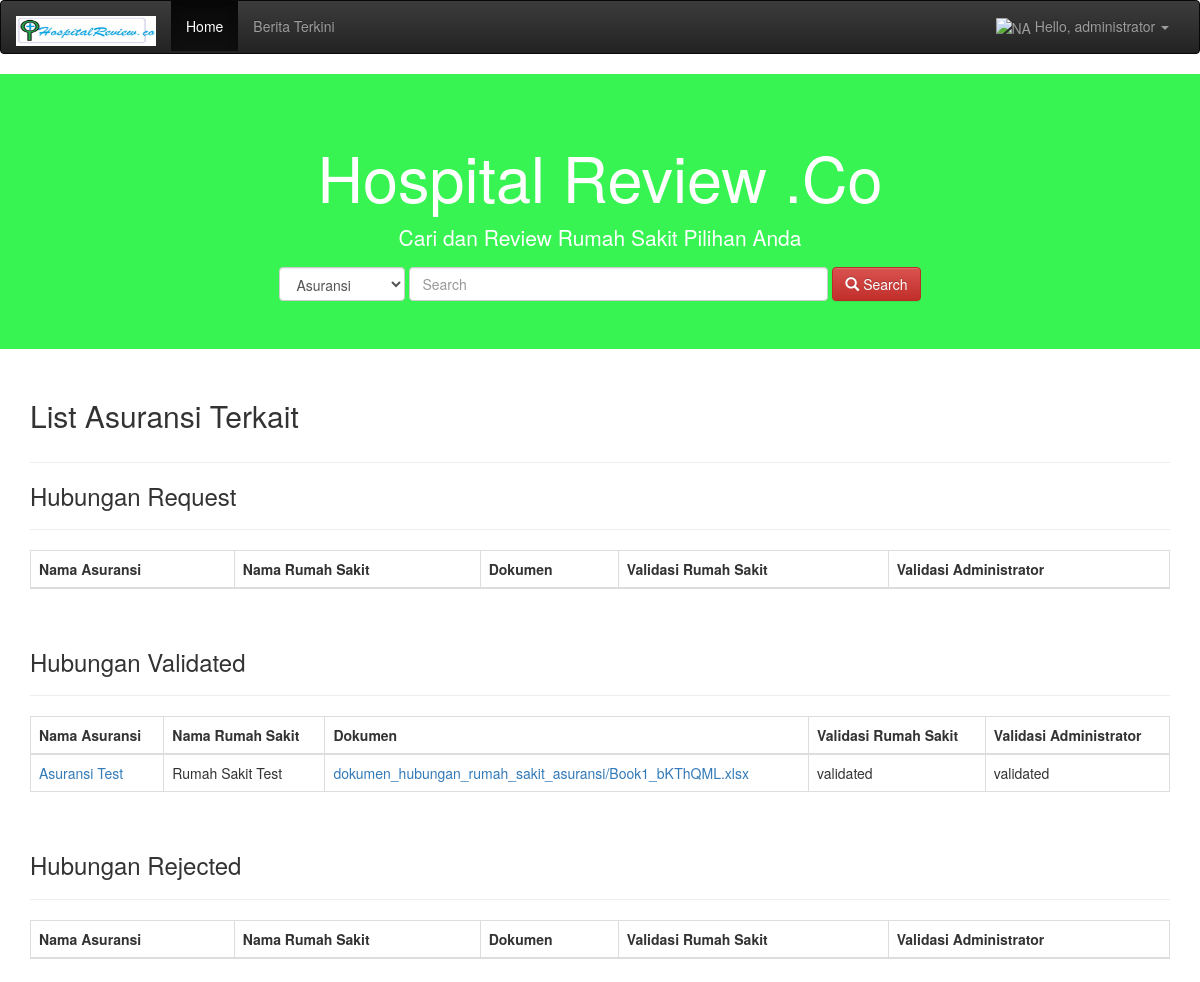
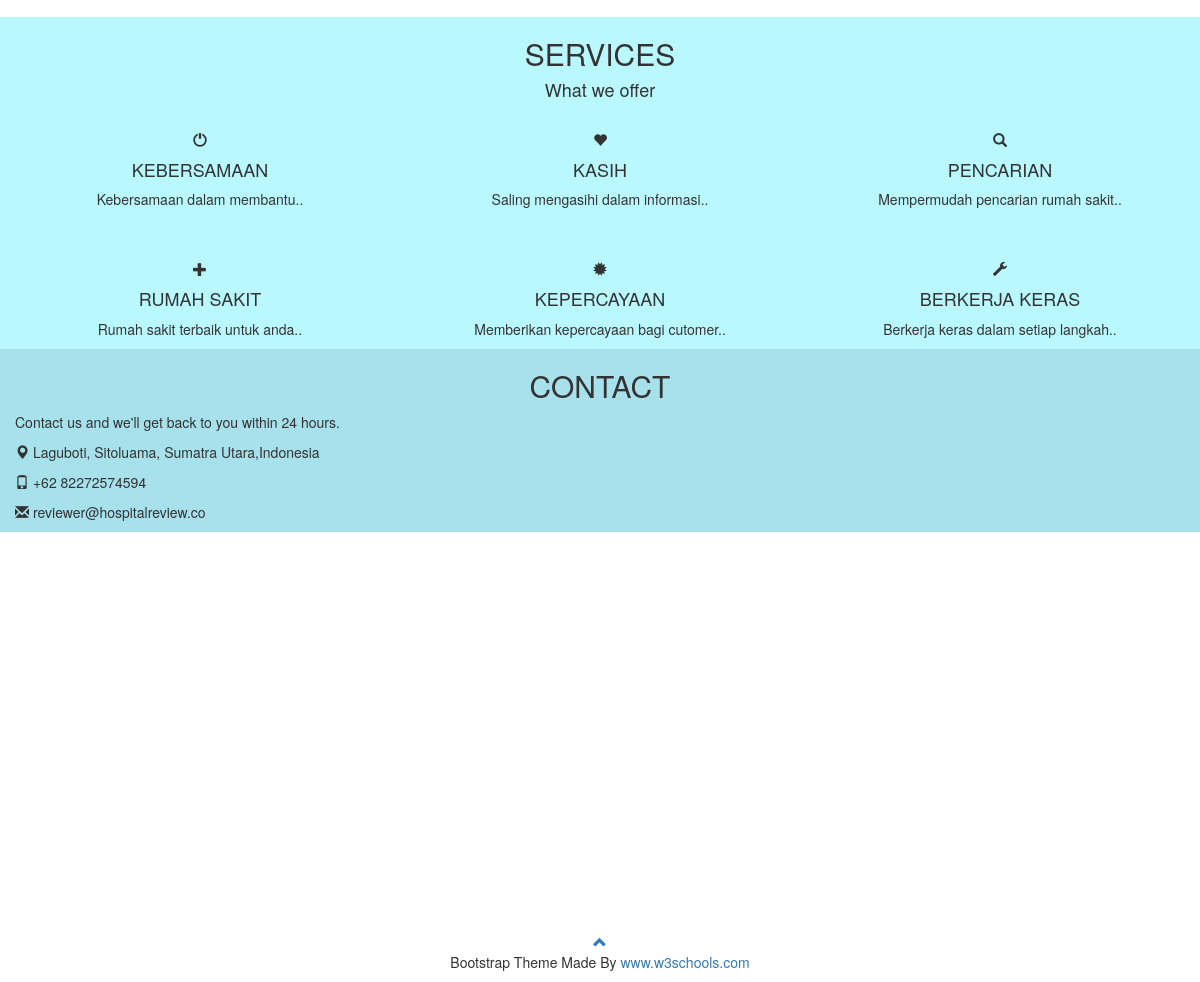
The page /home/admin/hubungan_rumah_sakit_asuransi/all/list/ (signed in) on the database its author committed (2 pictures, top to bottom).
### asuransi/models.py (models this page shows, shortened)
class HubunganRumahSakitAsuransi(models.Model):
    STATUS_CHOICES = (
        ('rejected', 'Rejected'),
        ('validated', 'Validated'),
        ('request', 'Request')
    )
    asuransi = models.ForeignKey(Asuransi, related_name='hubungan_rumah_sakit_asuransis')
    rumah_sakit = models.ForeignKey(RumahSakit, related_name='hubungan_rumah_sakit_asuransis')
    dokumen = models.FileField(upload_to='dokumen_hubungan_rumah_sakit_asuransi', blank=True)
    administrator = models.ForeignKey(Administrator, related_name='hubungan_rumah_sakit_asuransis', null=True)
    status_validasi_rumah_sakit = models.CharField(max_length=50, choices=STATUS_CHOICES, default='request')
    status_validasi_administrator = models.CharField(max_length=50, choices=STATUS_CHOICES, default='request')
    waktu_validasi = models.DateTimeField(blank=True, null=True)

class Asuransi(models.Model):
    STATUS_CHOICES = (
        ('rejected', 'Rejected'),
        ('validated', 'Validated'),
        ('request', 'Request')
    )
    akun = models.ForeignKey(Akun, related_name='asuransis')
    nama = models.CharField(max_length=100, unique=True)
    url_website = models.CharField(max_length=400)
    dokumen = models.FileField(upload_to='dokumen_asuransi', blank=True)
    foto_profil = models.ImageField(upload_to='foto_profil_asuransi', blank=True)
    nomor_telepon = models.CharField(max_length=20)
    status_validasi = models.CharField(max_length=50, choices=STATUS_CHOICES, default='request')
    waktu_validasi = models.DateTimeField(blank=True, null=True)
    administrator = models.ForeignKey(Administrator, blank=True, null=True, default=1, related_name='asuransis')

### rumah_sakit/models.py (models this page shows, shortened)
class RumahSakit(models.Model):
    STATUS_CHOICES = (
        ('request','Request'),
        ('validated','Validated'),
        ('rejected','Rejected')
    )
    STATUS_CHOICES_KELAS = (
        ('A', 'A'),
        ('B', 'B'),
        ('C', 'C')
    )
    nama = models.CharField(max_length=100)
    akun = models.ForeignKey(Akun)
    foto_profil = models.ImageField(upload_to='foto_profil_rumah_sakit', blank=True)
    dokumen = models.FileField(upload_to='dokumen_rumah_sakit', blank=True)
    url_website = models.CharField(max_length=400, null=True)
    provinsi = models.CharField(max_length=100)
    kabupaten_kota = models.CharField(max_length=100)
    kecamatan = models.CharField(max_length=100)
    jalan = models.CharField(max_length=100, null=True)
    kode_pos = models.CharField(max_length=100, null=True)
    fax = models.CharField(max_length=40, null= True)
    nomor_telepon = models.CharField(max_length=20, null=True)
    lokasi_rumah_sakit_lintang = models.CharField(max_length=100, default='', null= True)
    lokasi_rumah_sakit_bujur = models.CharField(max_length=100, default='', null=True)
    status_validasi = models.CharField(max_length=20, choices=STATUS_CHOICES, default='request')
    waktu_validasi = models.DateField(blank=True, null=True)
    administrator = models.ForeignKey(Administrator,blank=True, null=True, related_name='rumah_sakits')
    kelas = models.CharField(max_length=3, choices=STATUS_CHOICES_KELAS, blank=True, null=True)
    class Meta:
        ordering = ('kelas',)
    def __str__(self):
        return self.nama

### utama/views.py (the view)
class HubunganRumahSakitAsuransiListView(LoginRequiredMixin, View):
    login_url = 'utama:login'
    redirect_field_name = ''
    paginate_by = 10
    def get(self, request, *args, **kwargs):
        hubungan_request = HubunganRumahSakitAsuransi.objects.filter(status_validasi_administrator='request')
        hubungan_validated = HubunganRumahSakitAsuransi.objects.filter(status_validasi_administrator='validated')
        hubungan_rejected = HubunganRumahSakitAsuransi.objects.filter(status_validasi_administrator='rejected')
        return render(request, 'administrator/hubungan_list.html', context={'hubungan_request':hubungan_request,
                                                                                    'hubungan_validated':hubungan_validated,
                                                                                    'hubungan_rejected':hubungan_rejected})

### utama/templates/administrator/hubungan_list.html (shortened to what this page needs)
{% extends 'base.html' %}
{% block body_block %}
    <div class="container">
     <div class="row">
            <div class="col-lg-8">
                <h2>List Asuransi Terkait</h2>
            </div>
        </div>
        <hr/>
        <h3>Hubungan Request</h3>
        <hr/>
        <table class="table table-bordered table-responsive">
            <thead>
                <tr>
                    <th>Nama Asuransi</th>
                    <th>Nama Rumah Sakit</th>
                    <th>Dokumen</th>
                    <th>Validasi Rumah Sakit</th>
                    <th>Validasi Administrator</th>
                </tr>
            </thead>
        </table>
    <br/>
    <h3>Hubungan Validated</h3>
        <hr/>
        <table class="table table-bordered table-responsive">
            <thead>
                <tr>
                    <th>Nama Asuransi</th>
                    <th>Nama Rumah Sakit</th>
                    <th>Dokumen</th>
                    <th>Validasi Rumah Sakit</th>
                    <th>Validasi Administrator</th>
                </tr>
            </thead>
            <tbody>
                {% for foo in hubungan_validated %}
                    <tr>
                        <td><a href="{% url 'asuransi:hubungan_rumah_sakit_asuransi_detail' pk=foo.pk %}">{{ foo.asuransi.nama }}</a></td>
                        <td>{{ foo.rumah_sakit }}</td>
                        <td><a href="{{ foo.dokumen.url }}">{{ foo.dokumen.name }}</a></td>
                        <td>{{ foo.status_validasi_rumah_sakit }}</td>
                        <td>{{ foo.status_validasi_administrator }}</td>
                    </tr>
                {% endfor %}
            </tbody>
        </table>
    <br/>
    <h3>Hubungan Rejected</h3>
        <hr/>
        <table class="table table-bordered table-responsive">
            <thead>
                <tr>
                    <th>Nama Asuransi</th>
                    <th>Nama Rumah Sakit</th>
                    <th>Dokumen</th>
                    <th>Validasi Rumah Sakit</th>
                    <th>Validasi Administrator</th>
                </tr>
            </thead>
        </table>
    <br/>
    </div>
{% endblock %}

### utama/templates/base.html (shortened to what this page needs)
<!DOCTYPE html>
{% load staticfiles %}
<html lang="en">
<head>
    <link rel="stylesheet" href="{% static 'maxcdn.bootstrapcdn.com/bootstrap/3.3.6/css/bootstrap.min.css' %}"/>
    <link rel="stylesheet"
          href="//netdna.bootstrapcdn.com/bootstrap/3.0.0/css/bootstrap.css">
    <link rel="stylesheet"
          href="//netdna.bootstrapcdn.com/bootstrap/3.0.0/css/bootstrap-theme.css">
</head>
<body>
    <header>
     <nav class="navbar navbar-inverse">
      <div class="container-fluid">
        <div class="navbar-header">
          <a class="navbar-brand" href="{% url 'utama:home' %}"><img src="{% static 'source/images/logo.JPG' %}" alt="HR.co" height="30em" width="140em"></a>
        </div>
        <div class="collapse navbar-collapse" id="myNavbar">
          <ul class="nav navbar-nav">
            <li class="active"><a href="{% url 'utama:home' %}">Home</a></li>
            <li><a href="{% url 'utama:list' %}">Berita Terkini</a></li>
          </ul>
          <ul class="nav navbar-nav navbar-right">
            {% if request.session.username == null %}
                <li><a href="{% url 'utama:pengunjung_registrasi' %}"><span class="glyphicon glyphicon-user"></span> Sign Up</a></li>
                <li><a href="{% url 'utama:login' %}"><span class="glyphicon glyphicon-log-in"></span> Login</a></li>
            {% else %}
                <li class="dropdown">
                    <a class="dropdown-toggle" data-toggle="dropdown" href="#">
                        <img src="{{ request.session.image_url }}" alt="NA" width="30em" height="25em">
                            Hello, {{ request.session.username }}
                    <span class="caret"></span></a>
                </li>
            {% endif %}
          </ul>
        </div>
      </div>
    </nav>
    </header>
     <div class="jumbotron text-center">
        <h1>Hospital Review .Co</h1>
        <p>Cari dan Review Rumah Sakit Pilihan Anda</p>
        <form class="form-inline" method="get" action="{% url 'utama:pencarian_list' %}" name="form_pencarian">
            <select class="form-control" name="search_select" id="search_select">
                <option value="asuransi">Asuransi</option>
            </select>
            <input type="text" name="data" id="data" class="form-control" size="50" placeholder="Search">
            <button type="submit" class="btn btn-danger"><span class="glyphicon glyphicon-search"></span> Search</button>
        </form>
     </div>
    {% block body_block %}
    {% endblock %}
     <div class="container-fluid text-center" style="background-color:#baf8ff">
      <h2>SERVICES</h2>
      <h4>What we offer</h4>
      <br>
      <div class="row">
        <div class="col-sm-4">
          <span class="glyphicon glyphicon-off"></span>
          <h4>KEBERSAMAAN</h4>
          <p>Kebersamaan dalam membantu..</p>
        </div>
        <div class="col-sm-4">
          <span class="glyphicon glyphicon-heart"></span>
          <h4>KASIH</h4>
          <p>Saling mengasihi dalam informasi..</p>
        </div>
        <div class="col-sm-4">
          <span class="glyphicon glyphicon-search"></span>
          <h4>PENCARIAN</h4>
          <p>Mempermudah pencarian rumah sakit..</p>
        </div>
        </div>
        <br><br>
      <div class="row">
        <div class="col-sm-4">
          <span class="glyphicon glyphicon-plus"></span>
          <h4>RUMAH SAKIT</h4>
          <p>Rumah sakit terbaik untuk anda..</p>
        </div>
        <div class="col-sm-4">
          <span class="glyphicon glyphicon-certificate"></span>
          <h4>KEPERCAYAAN</h4>
          <p>Memberikan kepercayaan bagi cutomer..</p>
        </div>
        <div class="col-sm-4">
          <span class="glyphicon glyphicon-wrench"></span>
          <h4>BERKERJA KERAS</h4>
          <p>Berkerja keras dalam setiap langkah..</p>
        </div>
      </div>
    </div>
    <div class="container-fluid bg-grey"style="background-color: #a6e1ec">
          <h2 class="text-center">CONTACT</h2>
          <div class="row">
            <div class="col-sm-5">
              <p>Contact us and we'll get back to you within 24 hours.</p>
              <p><span class="glyphicon glyphicon-map-marker"></span> Laguboti, Sitoluama, Sumatra Utara,Indonesia</p>
              <p><span class="glyphicon glyphicon-phone"></span> +62 82272574594</p>
              <p><span class="glyphicon glyphicon-envelope"></span> reviewer@hospitalreview.co</p>
            </div>
          </div>
    </div>
    <div id="googleMap" style="height:400px;width:100%;"></div>
    <footer class="container-fluid text-center">
      <a href="#myPage" title="To Top">
        <span class="glyphicon glyphicon-chevron-up"></span>
      </a>
      <p>Bootstrap Theme Made By <a href="../index.html" title="Visit w3schools">www.w3schools.com</a></p>
    </footer>
</body>
</html>

### utama/templates/base.html (style rules this page uses)
.jumbotron { background-color: #37f452; color: #ffffff; }

### rows shown on the page
HubunganRumahSakitAsuransi: asuransi.nama "Asuransi Test", rumah_sakit "Rumah Sakit Test", dokumen.name "dokumen_hubungan_rumah_sakit_asuransi/Book1_bKThQML.xlsx", status_validasi_rumah_sakit "validated", status_validasi_administrator "validated"

### other values the page prints
{{ request.session.username }} "administrator"
